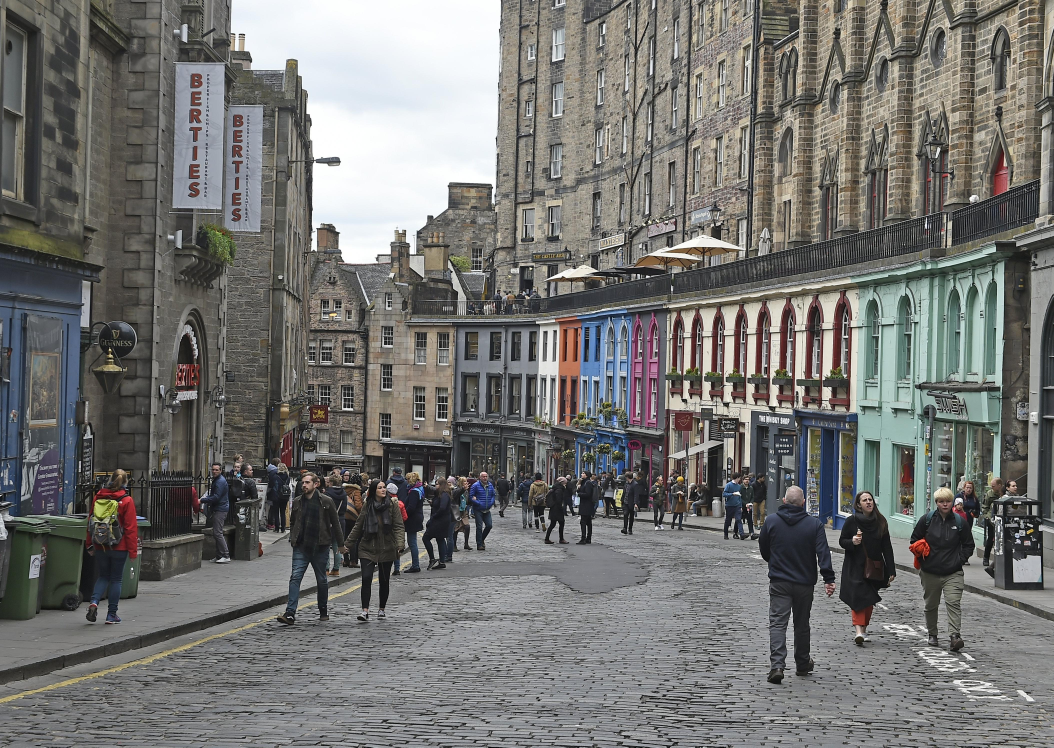
#> input picture road2.jpg, 4215 x 2989 px (shown at 1/4 size)
$ python IA_Human_detect.py
#> lines starting #> are read from the running program, lines starting #| are printed output that depends on the picture
import cv2
import imutils
hog = cv2.HOGDescriptor()
hog.setSVMDetector(cv2.HOGDescriptor_getDefaultPeopleDetector())
image = cv2.imread('road2.jpg')
#> image is the input picture: shape (2989, 4215, 3); mean B, G, R 113, 115.3, 115.5
image = imutils.resize(image, width=min(1500, image.shape[1]))
#> image: shape (1063, 1500, 3)
(regions, _) = hog.detectMultiScale(image, winStride=(4, 4), padding=(4, 4), scale=1.10)
#> regions = 17 rows, first 6: [233, 430, 72, 144], [362, 639, 70, 141], [862, 651, 68, 136], [734, 654, 64, 128], [800, 652, 72, 144], [935, 657, 64, 128]
for (x, y, w, h) in regions:
    cv2.rectangle(image, (x, y), (x + w, y + h), (0, 0, 255), 2)
#> this loop made 17 passes
#> (x, y, w, h) on passes 1 to 12: (233, 430, 72, 144), (362, 639, 70, 141), (862, 651, 68, 136), (734, 654, 64, 128), (800, 652, 72, 144), (935, 657, 64, 128), (758, 659, 73, 147), (1147, 34, 75, 150), (265, 636, 92, 183), (643, 641, 86, 172), (557, 652, 91, 181), (83, 661, 136, 271)
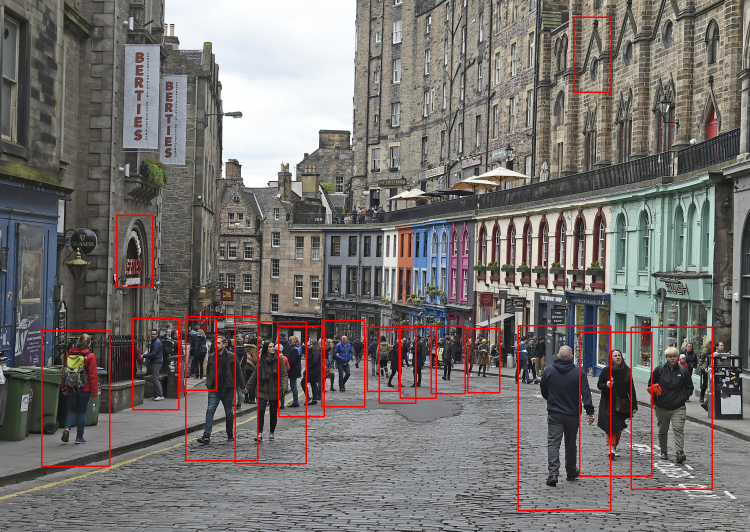
#> image: shape (1063, 1500, 3) (shown at 1/2 size); mean B, G, R 111.1, 113.4, 118.6

width = 1920
height = 1080

dsize = (width, height)
output = cv2.resize(image, dsize)
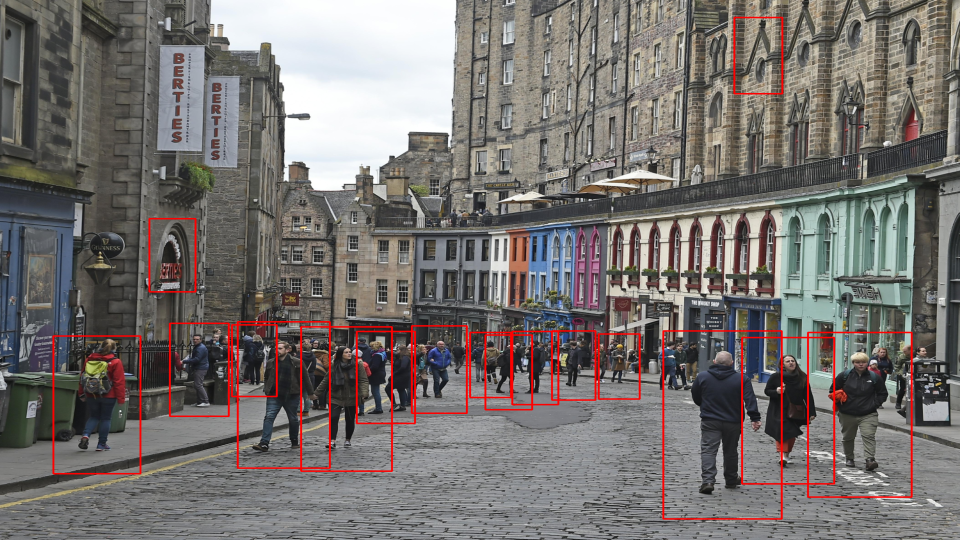
#> output: shape (1080, 1920, 3) (shown at 1/2 size); mean B, G, R 111, 113.3, 118.5
cv2.imwrite('img.png', output)
cv2.imshow("Image", image)
k = cv2.waitKey(0)
#> (key Esc is pressed here)
if k == 27:
    cv2.destroyAllWindows()
cv2.destroyAllWindows()
